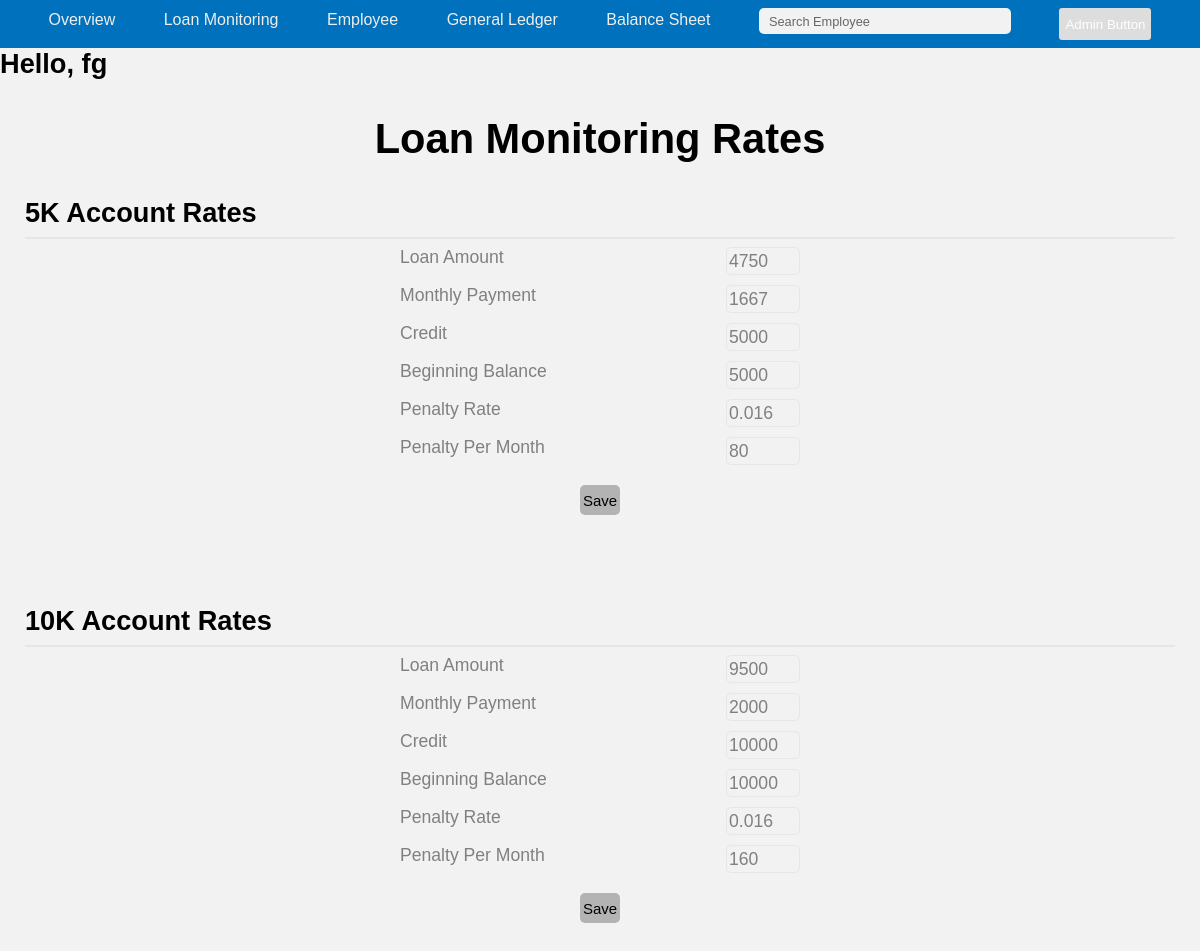
Screenshot of /pages/admin/adminLoanMonitoringPage.php (signed in) with the database file from the repository.
### tables this page shows
CREATE TABLE `tbl_5k_rates` (
  `5k_rates_id` int(11) NOT NULL,
  `type_of_loan` varchar(100) NOT NULL,
  `5k_loan_amount_rates` double NOT NULL,
  `5k_monthly_payment_rates` double NOT NULL,
  `5k_credit_rates` double NOT NULL,
  `5k_beginning_balance_rates` double NOT NULL,
  `5k_interest_rate` int(11) NOT NULL,
  `5k_penaltyPercentage_rates` double NOT NULL,
  `5k_penalty_permonth_rates` double NOT NULL
);

CREATE TABLE `tbl_10k_rates` (
  `10k_rates_id` int(11) NOT NULL,
  `type_of_loan` varchar(100) NOT NULL,
  `10k_loan_amount_rates` double NOT NULL,
  `10k_monthly_payment_rates` double NOT NULL,
  `10k_credit_rates` double NOT NULL,
  `10k_beginning_balance_rates` double NOT NULL,
  `10k_interest_rate` int(11) NOT NULL,
  `10k_penaltyPercentage_rates` double NOT NULL,
  `10k_penalty_permonth_rates` double NOT NULL
);

### dbaccess/db_access.php (called while the page is built, shortened)
<?php
class db_access {
  public function getConnection(){
    $con = new \mysqli(self::HOST, self::USERNAME, self::PASSWORD, self::DATABASE);
    $con->set_charset("utf8");
    return $con;
  }
  public function loan_rates_5K(){
    $con=$this->getConnection();
    $query = "SELECT * FROM tbl_5k_rates";
    $LOANRATES_5K = $con->query($query);
    if($LOANRATES_5K){
      return $LOANRATES_5K;
    } else {
      return false;
    }
  }
  public function loan_rates_10K(){
    $con=$this->getConnection();
    $query = "SELECT * FROM tbl_10k_rates";
    $LOANRATES_10K = $con->query($query);
    if($LOANRATES_10K){
      return $LOANRATES_10K;
    } else {
      return false;
    }
  }
}
?>

### pages/admin/adminLoanMonitoringPage.php (the view, shortened to what this page needs)
<?php
include('../../dbaccess/db_access.php');
function DISPLAY_5K_RATES(){
  $LOANRATES_5K_ACCESS = new db_access();
  $LOANRATES_5K_DB = $LOANRATES_5K_ACCESS->loan_rates_5K();
  echo '<form action="" method="POST" class="5kaccountrates-container">';
  while($LOANRATES_5K = $LOANRATES_5K_DB->fetch_assoc()){
    $LOANRATES_5K_ID = $LOANRATES_5K['5k_rates_id'];
    $LOANRATES_5K_LOANAMOUNT = $LOANRATES_5K['5k_loan_amount_rates'];
    $LOANRATES_5K_MONTHLYPAYMENT = $LOANRATES_5K['5k_monthly_payment_rates'];
    $LOANRATES_5K_CREDIT = $LOANRATES_5K['5k_credit_rates'];
    $LOANRATES_5K_BEGINNING_BALANCE = $LOANRATES_5K['5k_beginning_balance_rates'];
    $LOANRATES_5K_PENALTY_PERCENTAGE = $LOANRATES_5K['5k_penaltyPercentage_rates'];
    $LOANRATES_5K_PENALTY_PERMONTH = $LOANRATES_5K['5k_penalty_permonth_rates'];
    echo <<<DISPLAY5K
    <div class="5kar-title-container">
      <h3>5K Account Rates</h3>
    </div>
    <hr>
    <div class="5kaccount-inner-box">
      <div class="5krate-container inner-box">
        <div class="5k-loanamount-rate-box">
          <input type="hidden" name="txt-5kloanrates-id" id="txt-5kloanrates-id" value="$LOANRATES_5K_ID" />
          <label>Loan Amount</label>
          <input type="text" name="txt-5kloanamount-rate" id="txt-5kloanamount-rate" value="$LOANRATES_5K_LOANAMOUNT" />
        </div>
        <div class="5k-monthlypayment-rate-box">
          <label>Monthly Payment</label>
          <input type="text" name="txt-5kmonthlypayment-rate" id="txt-5kmonthlypayment-rate" value="$LOANRATES_5K_MONTHLYPAYMENT" />
        </div>
        <div class="5k-credit-rate-box">
          <label>Credit</label>
          <input type="text" name="txt-5kcredit-rate" id="txt-5kcredit-rate" value="$LOANRATES_5K_CREDIT" />
        </div>
        <div class="5k-beginningBalance-rate-box">
          <label>Beginning Balance</label>
          <input type="text" name="txt-5kbeginningbalance-rate" id="txt-5kbeginningbalance-rate" value="$LOANRATES_5K_BEGINNING_BALANCE" />
        </div>
        <div class="5k-penalty-rate-box">
          <label>Penalty Rate</label>
          <input type="text" name="txt-5kpenalty-rate" id="txt-5kpenalty-rate" value="$LOANRATES_5K_PENALTY_PERCENTAGE" />
        </div>
        <div class="5k-penaltyPerMonth-rate-box">
          <label>Penalty Per Month</label>
          <input type="text" name="txt-5kpenaltypermonth-rate" id="txt-5kpenaltypermonth-rate" value="$LOANRATES_5K_PENALTY_PERMONTH" />
        </div>
        <div class="save-button-container">
          <button type="button" class="save-button">
            Save
          </button>
        </div>
      </div>
    </div>
DISPLAY5K;
  }
  echo '</form>';
}
function DISPLAY_10K_RATES()
{
  $LOANRATES_10K_ACCESS = new db_access();
  $LOANRATES_10K_DB = $LOANRATES_10K_ACCESS->loan_rates_10K();
  echo '<form action="" method="POST" class="10kaccountrates-container">';
  while($LOANRATES_10K = $LOANRATES_10K_DB->fetch_assoc()){
    $LOANRATES_10K_ID = $LOANRATES_10K['10k_rates_id'];
    $LOANRATES_10K_LOANAMOUNT = $LOANRATES_10K['10k_loan_amount_rates'];
    $LOANRATES_10K_MONTHLYPAYMENT = $LOANRATES_10K['10k_monthly_payment_rates'];
    $LOANRATES_10K_CREDIT = $LOANRATES_10K['10k_credit_rates'];
    $LOANRATES_10K_BEGINNING_BALANCE = $LOANRATES_10K['10k_beginning_balance_rates'];
    $LOANRATES_10K_PENALTY_PERCENTAGE = $LOANRATES_10K['10k_penaltyPercentage_rates'];
    $LOANRATES_10K_PENALTY_PERMONTH = $LOANRATES_10K['10k_penalty_permonth_rates'];
    echo <<<DISPLAY10K
    <div class="10kar-title-container">
    <h3>10K Account Rates</h3>
  </div>
  <hr>
  <div class="10kaccount-inner-box">
    <div class="10krate-container inner-box">
      <div class="10k-loanamount-rate-box">
        <input type="hidden" name="txt-10kloanrates-id" id="txt-10kloanrates-id" value="$LOANRATES_10K_ID" />
        <label>Loan Amount</label>
        <input type="text" name="txt-10kloanamount-rate" id="txt-10kloanamount-rate" value="$LOANRATES_10K_LOANAMOUNT" />
      </div>
      <div class="10k-monthlypayment-rate-box">
        <label>Monthly Payment</label>
        <input type="text" name="txt-10kmonthlypayment-rate" id="txt-10kmonthlypayment-rate" value="$LOANRATES_10K_MONTHLYPAYMENT" />
      </div>
      <div class="10k-credit-rate-box">
        <label>Credit</label>
        <input type="text" name="txt-10kcredit-rate" id="txt-10kcredit-rate" value="$LOANRATES_10K_CREDIT" />
      </div>
      <div class="10k-beginningBalance-rate-box">
        <label>Beginning Balance</label>
        <input type="text" name="txt-10kbeginningbalance-rate" id="txt-10kbeginningbalance-rate" value="$LOANRATES_10K_BEGINNING_BALANCE" />
      </div>
      <div class="10k-penalty-rate-box">
        <label>Penalty Rate</label>
        <input type="text" name="txt-10kpenalty-rate" id="txt-10kpenalty-rate" value="$LOANRATES_10K_PENALTY_PERCENTAGE" />
      </div>
      <div class="10k-penaltyPerMonth-rate-box">
        <label>Penalty Per Month</label>
        <input type="text" name="txt-10kpenaltypermonth-rate" id="txt-10kpenaltypermonth-rate" value="$LOANRATES_10K_PENALTY_PERMONTH" />
      </div>
      <div class="save-button-10k-container">
      <button type="button" class="save-button-10k">
        Save
      </button>
    </div>
    </div>
  </div>
DISPLAY10K;
  }
  echo '</form>';
}
?>
<!DOCTYPE html>
<html lang="en">
<head>
</head>
<body>
  <header id = "loan-navigation-container">
    <nav id = "loan-global-navigation">
      <ul>
        <li class = "nav-links"><a href = "../loanmonitoring/adminOverview.php">Overview</a></li>
        <li class = "nav-links"><a href = "../loanmonitoring/loanMonitoring.php">Loan Monitoring</a></li>
        <li class = "nav-links"><a href = "../loanmonitoring/950th-employee.php">Employee</a></li>
        <li class = "nav-links"><a href = "../loanmonitoring/general-ledger.php">General Ledger</a></li>
        <li class = "nav-links"><a href = "#">Balance Sheet</a></li>
        <li><input type="text" name = "txt_search_employee" id = "txt_search_employee" placeholder = "Search Employee"/></li>
        <li>
          <div>
            <input type="button" id = "admin-button" value="Admin Button" onclick="document.getElementById('admin_menu_box').style.display='flex'"/>
          </div>
        </li>
      </ul>
    </nav>
  </header>
  <main onclick="document.getElementById('admin_menu_box').style.display='none'">
<?php
if(isset($_SESSION['admin_username'])){
  echo '<div class="account_box">';
  echo '<h3>Hello, ' . $_SESSION['fname'] . '</h3>';
  echo '</div>';
} else {
  header('location: ../../pages/admin/adminSignInForm.php');
}
?>
    <section class="loanmonitoring-rates-container-outer">
      <div class="loanmonitoring-rates-container-inner">
        <div class="loanmonitoring-rates-title-container">
          <h1>Loan Monitoring Rates</h1>
        </div>
        <div class="accounts-rates-box">
        <?php DISPLAY_5K_RATES(); ?>
        <?PHP DISPLAY_10K_RATES(); ?>
        </div>
      </div>
    </section>
  </main>
</body>
</html>

### pages/admin/css/adminLoanMonitoring.php (style rules this page uses)
body { margin: 0; font-family: 'Franklin Gothic Book', 'Arial Narrow', Arial, sans-serif; background: #F2F2F2; }
#loan-navigation-container { margin: 0; padding: 0; }
#loan-navigation-container nav { background-color: #0071BC; color: #eee; }
#loan-navigation-container nav ul { height: 6vh; display: flex; justify-content: space-evenly; padding: 0; margin: 0; }
#loan-navigation-container nav li { display: inline; margin: 0; }
#loan-navigation-container nav > ul > li > a { display: inline-block; text-align: center; text-decoration: none; color: #eee; text-decoration: none; position: relative; top: .7rem; }
#loan-navigation-container input[type=text] { width: 20vw; height: 3vh; background: #F2F2F2; font-size: .8rem; padding-left: 10px; border: none; border-radius: 5px; position: relative; top: .5rem; }
#admin-button { background: #dddddd; border: none; border-radius: 3px; height: 4vh; cursor: pointer; color: #fff; position: relative; top: .5rem; }
#loan-navigation-container ::placeholder { color: #666666; }
.loanmonitoring-rates-container-inner { max-width: 1150px; margin: auto; padding: 0; }
.accounts-rates-box { display: grid; grid-gap: 100px; margin-bottom: 100px; }
h1 { text-align: center; font-size: 2.6rem; }
h3 { font-size: 1.7rem; margin: 0; }
hr { padding: 0; border: 0; height: 2px; background: #E6E6E6; overflow: visible; text-align: center; }
label { color: #808080; font-size: 1.1rem; float: left; }
input[type=text] { font-size: 1.1rem; width: 68px; height: 24px; border-radius: 5px; background: #F2F2F2; border: 1px solid #E6E6E6; color: #808080; float: right; }
.inner-box { width: 400px; margin: auto; display: grid; grid-gap: 10px; }
.save-button-container { position: relative; top: 10px; margin: auto; }
.save-button { border: none; width: 40px; height: 30px; margin: 0; padding: 0; border-radius: 5px; font-size: 15px; position: relative; cursor: pointer; background: #B3B3B3; }
.save-button-10k-container { position: relative; top: 10px; margin: auto; }
.save-button-10k { border: none; width: 40px; height: 30px; margin: 0; padding: 0; border-radius: 5px; font-size: 15px; position: relative; cursor: pointer; background: #B3B3B3; }

### rows the page displays
tbl_5k_rates: txt-5kloanamount-rate "4750", txt-5kmonthlypayment-rate "1667", txt-5kcredit-rate "5000", txt-5kbeginningbalance-rate "5000", txt-5kpenalty-rate "0.016", txt-5kpenaltypermonth-rate "80"
tbl_10k_rates: txt-10kloanamount-rate "9500", txt-10kmonthlypayment-rate "2000", txt-10kcredit-rate "10000", txt-10kbeginningbalance-rate "10000", txt-10kpenalty-rate "0.016", txt-10kpenaltypermonth-rate "160"

### other values shown
$_SESSION['fname'] "fg"
